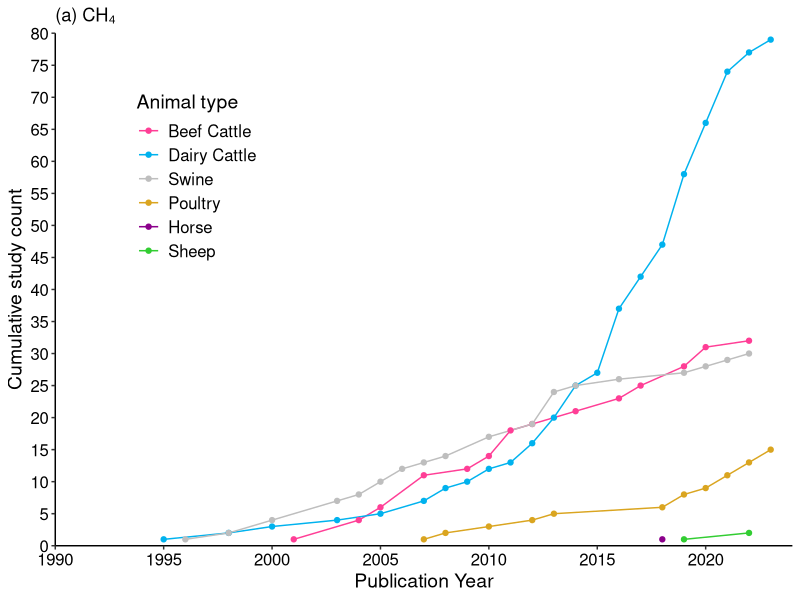
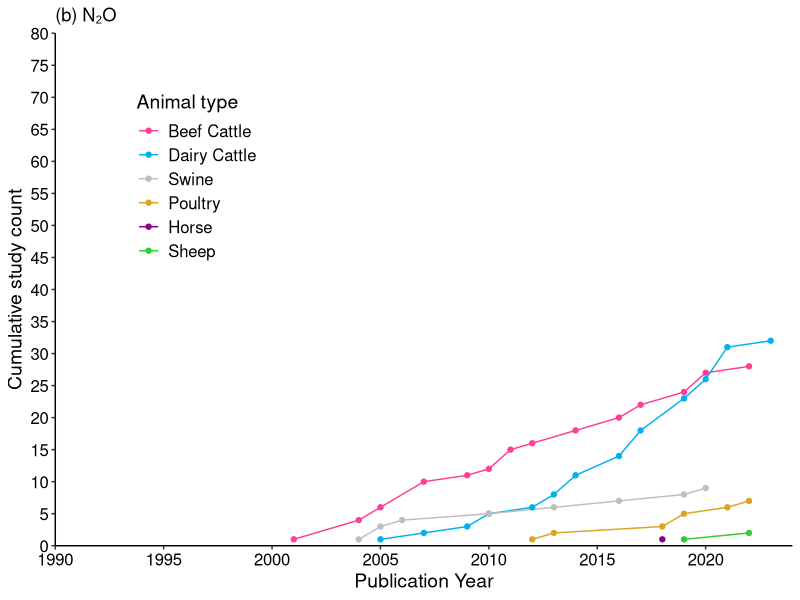
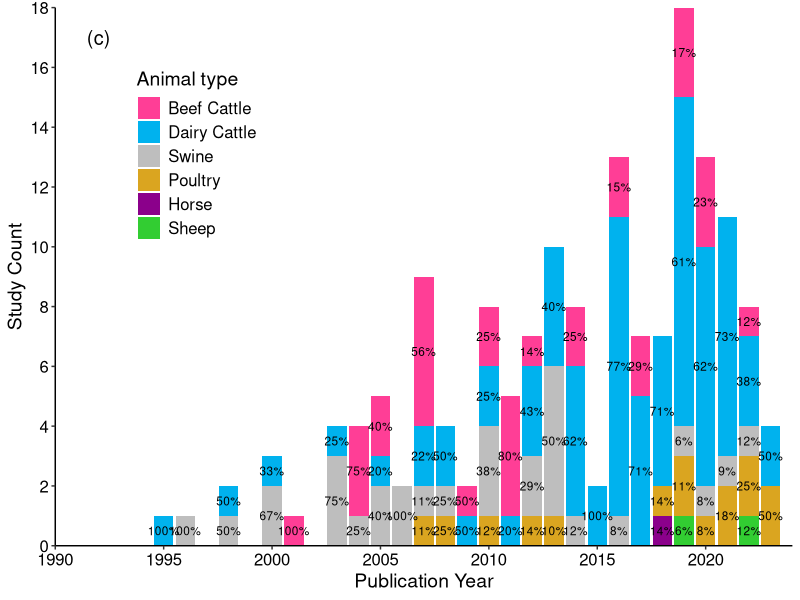
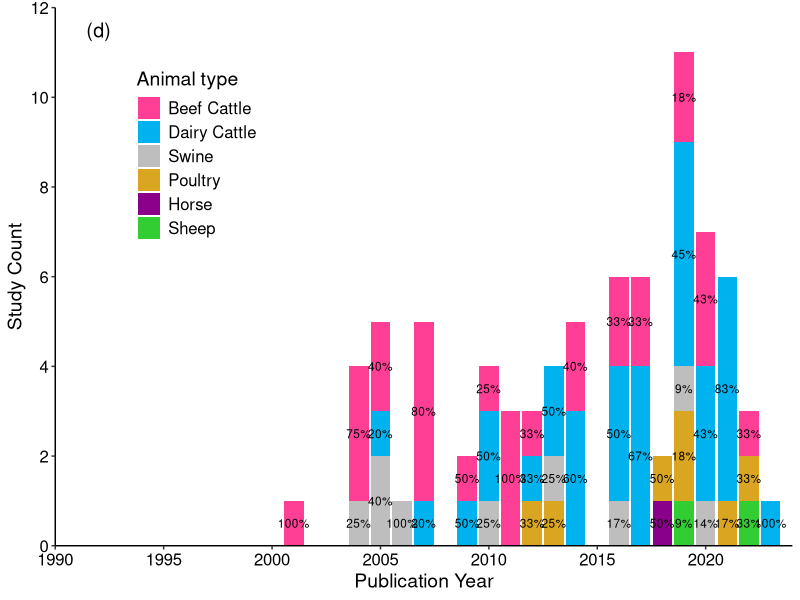
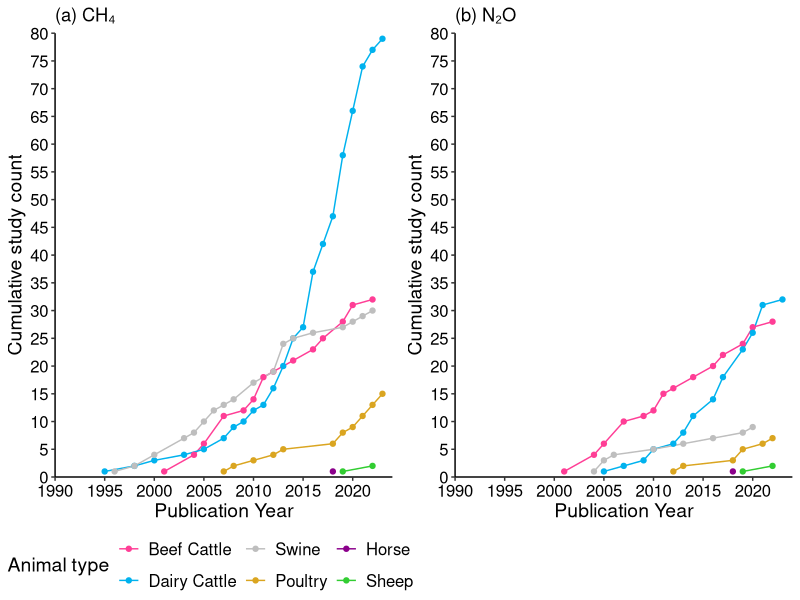
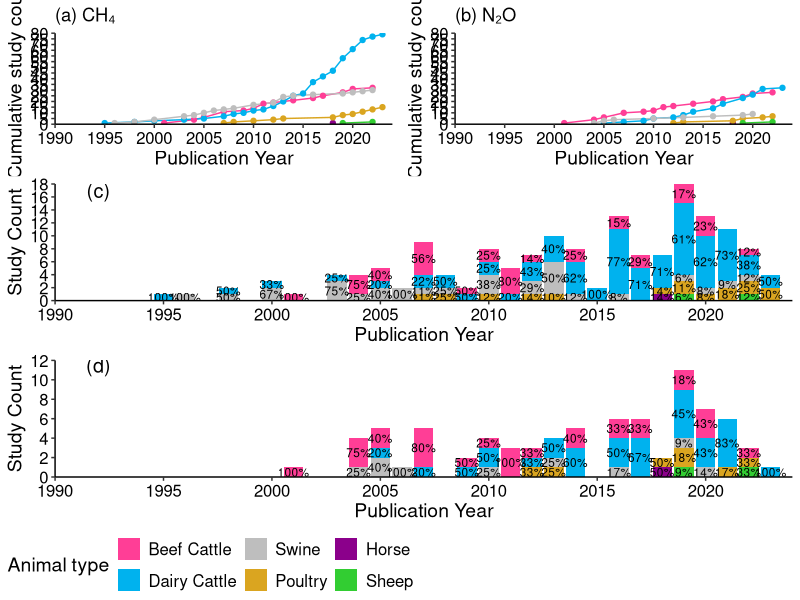

Here is the R script that generated these plots, in order:
#To prepare figure for livestock, CH4 and N2O
#Figure 3
library(tidyverse);library(ggpubr); library(RColorBrewer)

#CH4
#read data
GHG.CH4 <- read.csv("input/Canada GHG storage lit review data 20240611.csv",header = T)
#obtain studies with field measurement 
GHG.storage <- GHG.CH4[grepl("Storage", GHG.CH4$GHG.source),]
GHG.storage <- GHG.storage[GHG.storage$CH4==TRUE,]
GHG.storage <- GHG.storage %>%
  drop_na(Livestock)

#Livestock types
livestock_data <- GHG.storage %>%
  separate_rows(Livestock, sep = ",\\s*") %>%
  group_by(Pub..year,Livestock) %>%
  summarise(Number = n()) %>%
  ungroup() %>%
  group_by(Livestock) %>%
  arrange(Pub..year) %>%
  mutate(Animal = cumsum(Number)) %>%
  ungroup() %>%
  group_by(Pub..year) %>%
  mutate(Percentage = Number / sum(Number) * 100)
livestock_data$Livestock <- factor(livestock_data$Livestock, 
                                   levels=c("Beef Cattle", "Dairy Cattle",
                                            "Swine", "Poultry","Horse",
                                            "Sheep"))

#Livestock count
livestock_count <- GHG.storage %>%
  separate_rows(Livestock, sep = ",\\s*") %>%
  group_by(Livestock) %>%
  summarise(Number = n())



#N2O
GHG.storage.N2O <- GHG.storage[GHG.storage$N2O==TRUE,]
GHG.storage.N2O <- GHG.storage.N2O %>%
  drop_na(Livestock)

#Livestock types
livestock_data_N2O <- GHG.storage.N2O %>%
  separate_rows(Livestock, sep = ",\\s*") %>%
  group_by(Pub..year,Livestock) %>%
  summarise(Number = n()) %>%
  ungroup() %>%
  group_by(Livestock) %>%
  arrange(Pub..year) %>%
  mutate(Animal = cumsum(Number)) %>%
  ungroup() %>%
  group_by(Pub..year) %>%
  mutate(Percentage = Number / sum(Number) * 100)
livestock_data_N2O$Livestock <- factor(livestock_data_N2O$Livestock, 
                                       levels=c("Beef Cattle", "Dairy Cattle",
                                                "Swine", "Poultry","Horse",
                                                "Sheep"))

#Livestock count
livestock_count_N2O <- GHG.storage.N2O %>%
  separate_rows(Livestock, sep = ",\\s*") %>%
  group_by(Livestock) %>%
  summarise(Number = n())



#Figure on livestock
Figure3a <- ggplot(data = na.omit(livestock_data), 
                  aes(x = Pub..year, y = Animal, color = Livestock, group = Livestock)) +
  geom_line() +
  geom_point() +
  labs(x = "Publication Year", y = "Cumulative study count", color = "Animal type", title = "(a) CH₄") +
  scale_color_manual(values = c("Beef Cattle" = "violetred1", "Dairy Cattle" = "deepskyblue2", 
                               "Swine" = "grey", "Poultry" = "goldenrod",
                               "Horse" = "darkmagenta", "Sheep" = "limegreen")) +
  theme_classic() + 
  theme(axis.text = element_text(size = 12, color = "black"),
        axis.title.x = element_text(size = 14),
        axis.title.y = element_text(size = 14),
        legend.position = c(0.1, 0.9),  # Adjust the legend position
        legend.justification = c(0, 1),  # Align the legend to top-left
        legend.title = element_text(size = 14),  # Adjust legend title font size
        legend.text = element_text(size = 12),
        axis.line = element_line(color = "black")) +
  scale_y_continuous(limits = c(0, 80), 
                     breaks = seq(0, 80, by = 5),
                     expand = c(0, 0))+
  scale_x_continuous(limits = c(1990, 2024), 
                     breaks = seq(1990, 2024 , by = 5),
                     expand = c(0, 0))
Figure3a

Figure3b <- ggplot(data = na.omit(livestock_data_N2O), 
                   aes(x = Pub..year, y = Animal, color = Livestock, group = Livestock)) +
  geom_line() +
  geom_point() +
  labs(x = "Publication Year", y = "Cumulative study count", color = "Animal type", title = "(b) N₂O") +
  scale_color_manual(values = c("Beef Cattle" = "violetred1", "Dairy Cattle" = "deepskyblue2", 
                                "Swine" = "grey", "Poultry" = "goldenrod",
                                "Horse" = "darkmagenta", "Sheep" = "limegreen")) +
  theme_classic() +
  theme(axis.text = element_text(size = 12, color = "black"),
        axis.title.x = element_text(size = 14),
        axis.title.y = element_text(size = 14),
        legend.position = c(0.1, 0.9),  # Adjust the legend position
        legend.justification = c(0, 1),  # Align the legend to top-left
        legend.title = element_text(size = 14),  # Adjust legend title font size
        legend.text = element_text(size = 12),
        axis.line = element_line(color = "black")) +
  scale_y_continuous(limits = c(0, 80), 
                     breaks = seq(0, 80, by = 5),
                     expand = c(0, 0))+
  scale_x_continuous(limits = c(1990, 2024), 
                     breaks = seq(1990, 2024 , by = 5),
                     expand = c(0, 0))
Figure3b

Figure3c <- ggplot(data = na.omit(livestock_data), 
                           aes(x = Pub..year, y = Number, fill = Livestock, group = Livestock)) +
  geom_bar(stat = "identity",
           linetype = 0) +
  labs(x = "Publication Year", y = "Study Count", fill = "Animal type") +
  scale_fill_manual(values = c("Beef Cattle" = "violetred1", "Dairy Cattle" = "deepskyblue2", 
                               "Swine" = "grey", "Poultry" = "goldenrod",
                               "Horse" = "darkmagenta", "Sheep" = "limegreen")) +
  theme_classic() +
  theme(axis.text = element_text(size = 12, color = "black"),
        axis.title.x = element_text(size = 14),
        axis.title.y = element_text(size = 14),
        legend.position = c(0.1, 0.9),  # Adjust the legend position
        legend.justification = c(0, 1),  # Align the legend to top-left
        legend.title = element_text(size = 14),  # Adjust legend title font size
        legend.text = element_text(size = 12),
        axis.line = element_line(color = "black")) +
  geom_text(aes(label = paste0(round(Percentage, 0), "%")),
            position = position_stack(vjust = 0.5),
            size = 3,
            color = "black") +
  scale_y_continuous(limits = c(0, 18), 
                     breaks = seq(0, 18, by = 2),
                     expand = c(0, 0))+
  scale_x_continuous(limits = c(1990, 2024), 
                     breaks = seq(1990, 2024 , by = 5),
                     expand = c(0, 0)) +
  annotate("text", x = 1992, y = 17, 
           label = "(c)",size = 5)
Figure3c

Figure3d <- ggplot(data = na.omit(livestock_data_N2O), 
                   aes(x = Pub..year, y = Number, fill = Livestock, group = Livestock)) +
  geom_bar(stat = "identity",
           linetype = 0) +
  labs(x = "Publication Year", y = "Study Count", fill = "Animal type") +
  scale_fill_manual(values = c("Beef Cattle" = "violetred1", "Dairy Cattle" = "deepskyblue2", 
                               "Swine" = "grey", "Poultry" = "goldenrod",
                               "Horse" = "darkmagenta", "Sheep" = "limegreen")) +
  theme_classic() +
  theme(axis.text = element_text(size = 12, color = "black"),
        axis.title.x = element_text(size = 14),
        axis.title.y = element_text(size = 14),
        legend.position = c(0.1, 0.9),  # Adjust the legend position
        legend.justification = c(0, 1),  # Align the legend to top-left
        legend.title = element_text(size = 14),  # Adjust legend title font size
        legend.text = element_text(size = 12),
        axis.line = element_line(color = "black")) +
  geom_text(aes(label = paste0(round(Percentage, 0), "%")),
            position = position_stack(vjust = 0.5),
            size = 3,
            color = "black") +
  scale_y_continuous(limits = c(0, 12), 
                     breaks = seq(0, 12, by = 2),
                     expand = c(0, 0))+
  scale_x_continuous(limits = c(1990, 2024), 
                     breaks = seq(1990, 2024 , by = 5),
                     expand = c(0, 0)) +
  annotate("text", x = 1992, y = 11.5, 
           label = "(d)",size = 5)
Figure3d


#Export figure 2 panels
ggsave("output/Figure 3 - Livestock CH4 and N2O.png", 
       ggarrange(Figure3a, Figure3b, 
                 nrow = 1, ncol = 2,
                 common.legend = TRUE, legend = "bottom"),
       width = 24, height = 12, units = "cm",
       dpi = 300)
#Export figure 4 panels
ggsave("output/Figure 3 - Livestock CH4 and N2O (4 panels).png", 
       ggarrange(ggarrange(Figure3a, Figure3b, ncol = 2, legend = "none"), 
                 Figure3c, Figure3d,
                 nrow = 3,
                 common.legend = TRUE, legend = "bottom"),
       width = 24, height = 24, units = "cm",
       dpi = 300)
